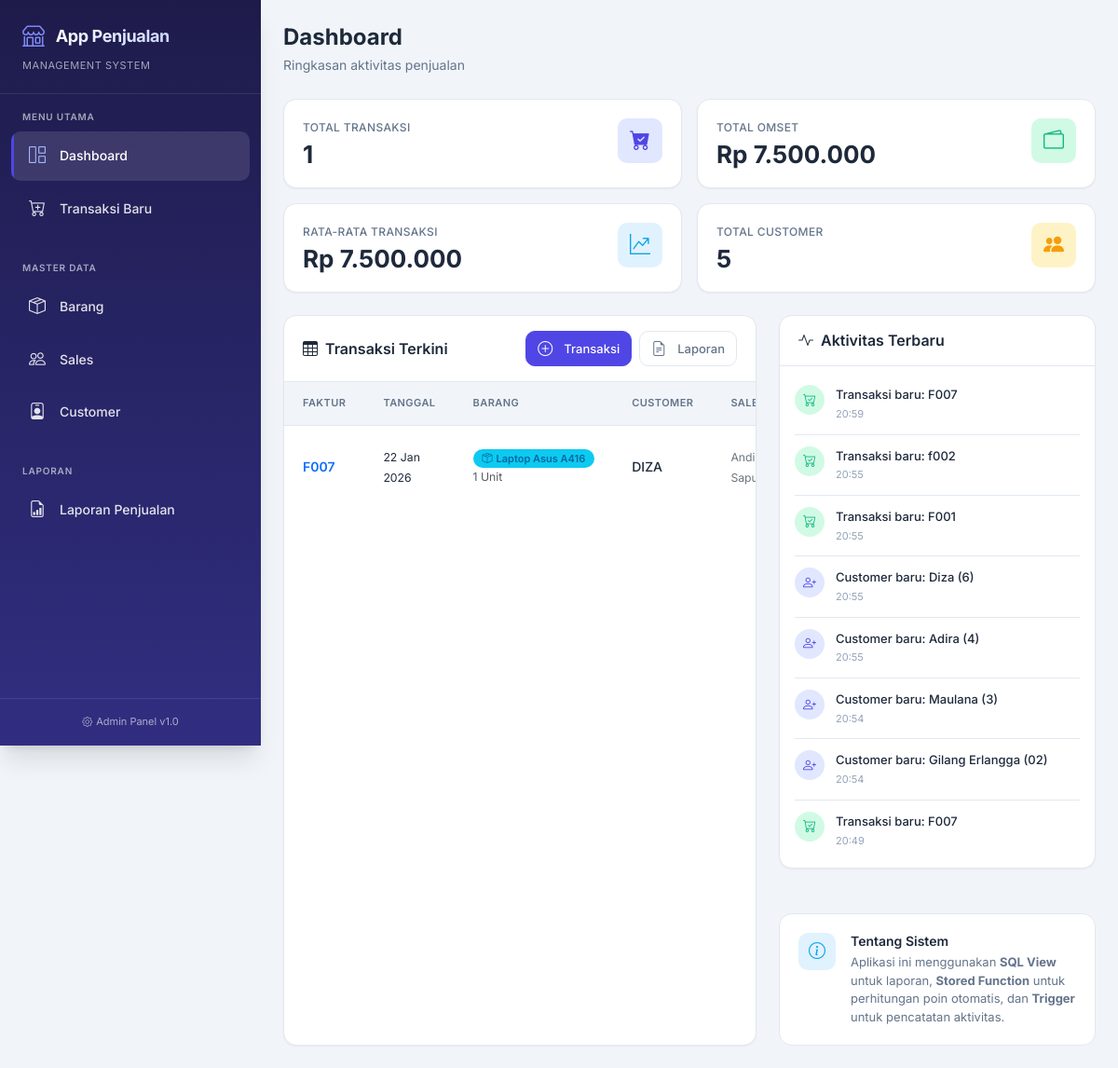
The page / on the database its author committed.
### tables this page shows
CREATE TABLE IF NOT EXISTS `log_aktivitas` (
  `id` int NOT NULL AUTO_INCREMENT,
  `pesan` varchar(255) DEFAULT NULL,
  `waktu` datetime DEFAULT NULL,
  PRIMARY KEY (`id`)
);

### index.php (the view, shortened to what this page needs)
<?php
include 'koneksi.php';
$query_stat = mysqli_query($conn, "SELECT
    COUNT(*) as total_transaksi,
    SUM(total_jumlah) as omset_total,
    AVG(total_jumlah) as rata_rata
    FROM transaksi");
$stat = mysqli_fetch_assoc($query_stat);
$log_q = mysqli_query($conn, "SELECT * FROM log_aktivitas ORDER BY id DESC LIMIT 8");
$cust_count = mysqli_query($conn, "SELECT COUNT(*) as total FROM customer");
$cust_total = mysqli_fetch_assoc($cust_count)['total'];
?>
<!DOCTYPE html>
<html lang="id">
<head>
    <link href="https://cdn.jsdelivr.net/npm/bootstrap@5.3.0/dist/css/bootstrap.min.css" rel="stylesheet">
    <link rel="stylesheet" href="https://cdn.jsdelivr.net/npm/bootstrap-icons@1.11.1/font/bootstrap-icons.css">
    <link rel="stylesheet" href="style.css">
</head>
<body>
<div class="app-wrapper">
    <?php include 'sidebar.php'; ?>
    <main class="main-content">
        <div class="page-header">
            <h1 class="page-title">Dashboard</h1>
            <p class="page-subtitle">Ringkasan aktivitas penjualan</p>
        </div>
        <div class="stats-grid">
            <div class="stats-card">
                <div class="stats-card-content">
                    <div class="stats-card-label">Total Transaksi</div>
                    <div class="stats-card-value"><?= number_format($stat['total_transaksi'] ?? 0) ?></div>
                </div>
                <div class="stats-card-icon primary">
                    <i class="bi bi-cart-check-fill"></i>
                </div>
            </div>
            <div class="stats-card">
                <div class="stats-card-content">
                    <div class="stats-card-label">Total Omset</div>
                    <div class="stats-card-value">Rp <?= number_format($stat['omset_total'] ?? 0, 0, ',', '.') ?></div>
                </div>
                <div class="stats-card-icon success">
                    <i class="bi bi-wallet2"></i>
                </div>
            </div>
            <div class="stats-card">
                <div class="stats-card-content">
                    <div class="stats-card-label">Rata-rata Transaksi</div>
                    <div class="stats-card-value">Rp <?= number_format($stat['rata_rata'] ?? 0, 0, ',', '.') ?></div>
                </div>
                <div class="stats-card-icon info">
                    <i class="bi bi-graph-up-arrow"></i>
                </div>
            </div>
            <div class="stats-card">
                <div class="stats-card-content">
                    <div class="stats-card-label">Total Customer</div>
                    <div class="stats-card-value"><?= number_format($cust_total) ?></div>
                </div>
                <div class="stats-card-icon warning">
                    <i class="bi bi-people-fill"></i>
                </div>
            </div>
        </div>
        <div class="content-grid">
            <div class="card main-card">
                <div class="card-header">
                    <div class="d-flex flex-wrap align-items-center justify-content-between gap-3">
                        <h5 class="card-title mb-0">
                            <i class="bi bi-table me-2"></i>Transaksi Terkini
                        </h5>
                        <div class="d-flex gap-2">
                            <a href="tambah.php" class="btn btn-primary btn-sm">
                                <i class="bi bi-plus-circle me-1"></i>Transaksi
                            </a>
                            <a href="laporan.php" class="btn btn-outline-secondary btn-sm">
                                <i class="bi bi-file-earmark-text me-1"></i>Laporan
                            </a>
                        </div>
                    </div>
                </div>
                <div class="card-body-table">
                    <div class="table-responsive-custom">
                        <table class="table-modern">
                            <thead>
                                <tr>
                                    <th class="text-nowrap">Faktur</th>
                                    <th class="text-nowrap">Tanggal</th>
                                    <th class="text-nowrap">Barang</th>
                                    <th class="text-nowrap">Customer</th>
                                    <th class="text-nowrap">Sales</th>
                                </tr>
                            </thead>
                            <tbody>
                                <?php
                                $query = "SELECT *, f_hitung_poin(total_jumlah) as poin FROM v_laporan_lengkap ORDER BY tanggal DESC LIMIT 8";
                                $result = mysqli_query($conn, $query);
                                if (!$result):
                                    echo "<tr><td colspan='8' class='text-center py-4 text-muted'>Error: ".mysqli_error($conn)."</td></tr>";
                                elseif (mysqli_num_rows($result) > 0):
                                    while($row = mysqli_fetch_assoc($result)):
                                ?>
                                <tr>
                                    <td class="fw-semibold text-primary"><?= $row['no_faktur'] ?></td>
                                    <td><small><?= date('d M Y', strtotime($row['tanggal'])) ?></small></td>
                                    <td>
                                        <span class="badge bg-info">
                                            <i class="bi bi-box-seam me-1"></i><?= $row['nama_barang'] ?>
                                        </span>
                                        <div class="small text-muted"><?= $row['jumlah_unit'] ?> Unit</div>
                                    </td>
                                    <td class="fw-medium"><?= strtoupper($row['nama_customer']) ?></td>
                                    <td><span class="text-secondary small"><?= $row['nama_sales'] ?></span></td>
                                </tr>
                                <?php
                                    endwhile;
                                endif; ?>
                            </tbody>
                        </table>
                    </div>
                </div>
            </div>
            <div class="sidebar-content">
                <div class="card">
                    <div class="card-header">
                        <h5 class="card-title mb-0">
                            <i class="bi bi-activity me-2"></i>Aktivitas Terbaru
                        </h5>
                    </div>
                    <div class="card-body p-0">
                        <ul class="activity-list px-3 py-2">
                            <?php
                            if(mysqli_num_rows($log_q) > 0):
                                while($log = mysqli_fetch_assoc($log_q)):
                                    $iconClass = 'primary';
                                    $icon = 'bi-circle-fill';
                                    if (strpos($log['pesan'], 'Transaksi') !== false) {
                                        $iconClass = 'success';
                                        $icon = 'bi-cart-check';
                                    } elseif (strpos($log['pesan'], 'Customer') !== false) {
                                        $iconClass = 'primary';
                                        $icon = 'bi-person-plus';
                                    } elseif (strpos($log['pesan'], 'Barang') !== false) {
                                        $iconClass = 'warning';
                                        $icon = 'bi-box-seam';
                                    } elseif (strpos($log['pesan'], 'Sales') !== false) {
                                        $iconClass = 'info';
                                        $icon = 'bi-person-badge';
                                    }
                            ?>
                                <li class="activity-item">
                                    <div class="activity-icon <?= $iconClass ?>">
                                        <i class="bi <?= $icon ?>"></i>
                                    </div>
                                    <div class="activity-content">
                                        <div class="activity-message"><?= $log['pesan'] ?></div>
                                        <div class="activity-time"><?= date('H:i', strtotime($log['waktu'])) ?></div>
                                    </div>
                                </li>
                            <?php
                                endwhile;
                            endif; ?>
                        </ul>
                    </div>
                </div>
                <div class="info-card">
                    <div class="info-icon">
                        <i class="bi bi-info-circle"></i>
                    </div>
                    <div class="info-content">
                        <h6>Tentang Sistem</h6>
                        <p>Aplikasi ini menggunakan <strong>SQL View</strong> untuk laporan, <strong>Stored Function</strong> untuk perhitungan poin otomatis, dan <strong>Trigger</strong> untuk pencatatan aktivitas.</p>
                    </div>
                </div>
            </div>
        </div>
    </main>
</div>
</body>
</html>

### sidebar.php (shortened to what this page needs)
<?php
$current_page = basename($_SERVER['PHP_SELF']);
?>
<nav class="sidebar" id="sidebarNav">
    <div class="sidebar-header">
        <div class="sidebar-brand">
            <i class="bi bi-shop"></i>
            <span>App Penjualan</span>
        </div>
        <div class="sidebar-subtitle">Management System</div>
    </div>
    <div class="sidebar-nav">
        <div class="nav-section">
            <div class="nav-section-title">Menu Utama</div>
            <ul class="nav flex-column">
                <li class="nav-item sidebar-nav-item">
                    <a href="index.php" class="sidebar-link <?= ($current_page == 'index.php') ? 'active' : '' ?>">
                        <i class="bi bi-grid-1x2"></i>
                        <span>Dashboard</span>
                    </a>
                </li>
                <li class="nav-item sidebar-nav-item">
                    <a href="tambah.php" class="sidebar-link <?= ($current_page == 'tambah.php') ? 'active' : '' ?>">
                        <i class="bi bi-cart-plus"></i>
                        <span>Transaksi Baru</span>
                    </a>
                </li>
            </ul>
        </div>
        <div class="nav-section">
            <div class="nav-section-title">Master Data</div>
            <ul class="nav flex-column">
                <li class="nav-item sidebar-nav-item">
                    <a href="tambah_barang.php" class="sidebar-link <?= ($current_page == 'tambah_barang.php') ? 'active' : '' ?>">
                        <i class="bi bi-box-seam"></i>
                        <span>Barang</span>
                    </a>
                </li>
                <li class="nav-item sidebar-nav-item">
                    <a href="tambah_sales.php" class="sidebar-link <?= ($current_page == 'tambah_sales.php') ? 'active' : '' ?>">
                        <i class="bi bi-people"></i>
                        <span>Sales</span>
                    </a>
                </li>
                <li class="nav-item sidebar-nav-item">
                    <a href="tambah_customer.php" class="sidebar-link <?= ($current_page == 'tambah_customer.php') ? 'active' : '' ?>">
                        <i class="bi bi-person-badge"></i>
                        <span>Customer</span>
                    </a>
                </li>
            </ul>
        </div>
        <div class="nav-section">
            <div class="nav-section-title">Laporan</div>
            <ul class="nav flex-column">
                <li class="nav-item sidebar-nav-item">
                    <a href="laporan.php" class="sidebar-link <?= ($current_page == 'laporan.php' || $current_page == 'cetak_laporan.php') ? 'active' : '' ?>">
                        <i class="bi bi-file-earmark-bar-graph"></i>
                        <span>Laporan Penjualan</span>
                    </a>
                </li>
            </ul>
        </div>
    </div>
    <div class="sidebar-footer">
        <div class="sidebar-footer-text">
            <i class="bi bi-gear me-1"></i>Admin Panel v1.0
        </div>
    </div>
</nav>

### rows shown on the page
log_aktivitas: pesan "Transaksi baru: F007", waktu "20:59"
log_aktivitas: pesan "Transaksi baru: f002", waktu "20:55"
log_aktivitas: pesan "Transaksi baru: F001", waktu "20:55"
log_aktivitas: pesan "Customer baru: Diza (6)", waktu "20:55"
log_aktivitas: pesan "Customer baru: Adira (4)", waktu "20:55"
log_aktivitas: pesan "Customer baru: Maulana (3)", waktu "20:54"
log_aktivitas: pesan "Customer baru: Gilang Erlangga (02)", waktu "20:54"
log_aktivitas: pesan "Transaksi baru: F007", waktu "20:49"

### other values the page prints
$stat['total_transaksi'] "1"
$stat['omset_total'] "7.500.000"
$stat['rata_rata'] "7.500.000"
$cust_total "5"
$row['no_faktur'] "F007"
date('d M Y', strtotime($row['tanggal'])) "22 Jan 2026"
$row['nama_barang'] "Laptop Asus A416"
$row['jumlah_unit'] "1"
$row['nama_customer'] "DIZA"
$row['nama_sales'] "Andi…"
